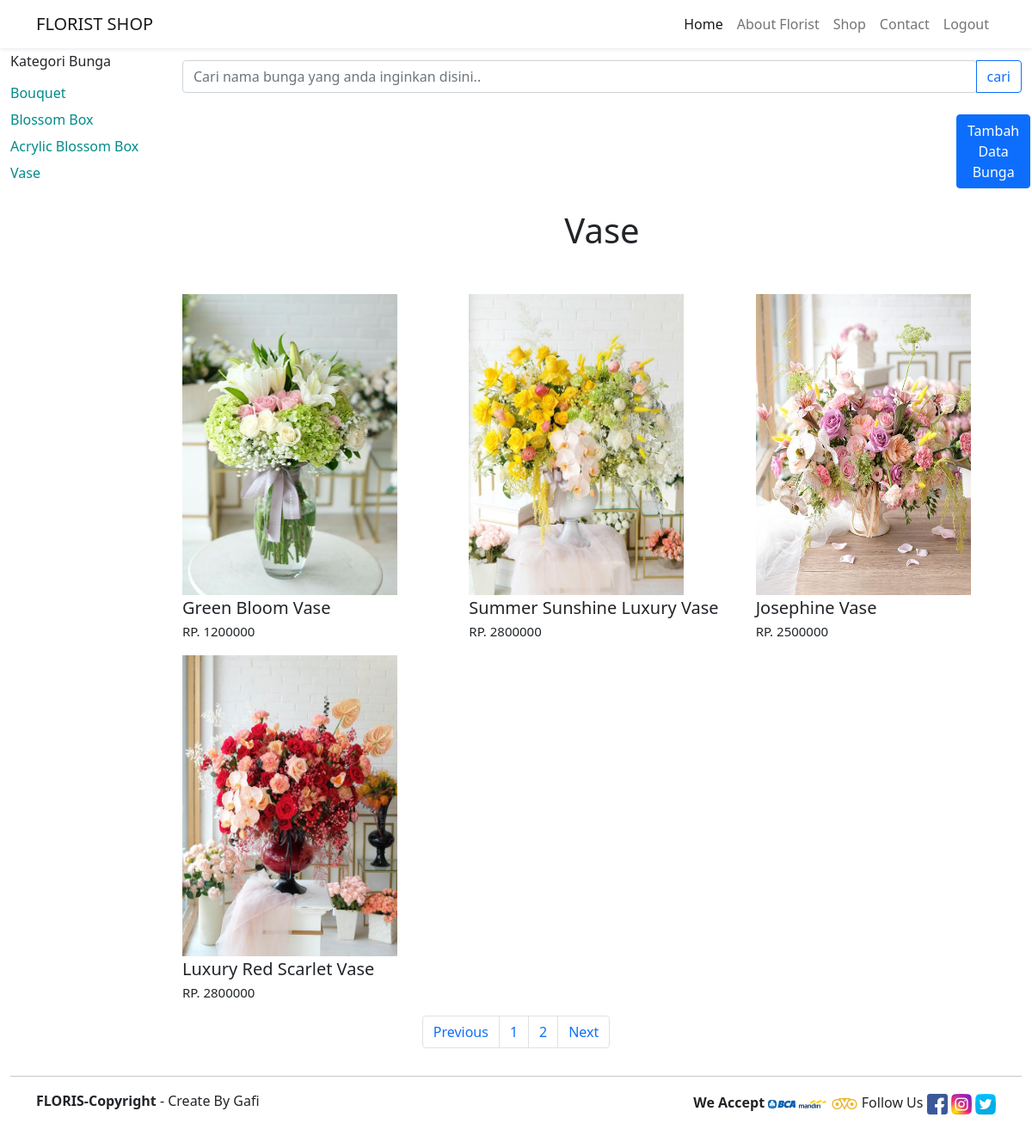
The app's page /vase_admin.php with its own data.
### tables this page shows
CREATE TABLE `prodak_bunga` (
  `id_bunga` varchar(20) NOT NULL,
  `id_kategori` varchar(20) NOT NULL,
  `nama_bunga` varchar(255) NOT NULL,
  `harga` int(11) NOT NULL,
  `stok` int(11) NOT NULL,
  `gb_bunga` varchar(200) DEFAULT NULL,
  `created_at` datetime NOT NULL
);

### vase_admin.php (the view, shortened to what this page needs)
<?php include 'koneksi.php'; ?>
<!doctype html>
<html lang="en">
<head>
  <link href="https://cdn.jsdelivr.net/npm/bootstrap@5.1.3/dist/css/bootstrap.min.css" rel="stylesheet">
  <link rel="stylesheet" type="text/css" href="cssshop/kategoricss.css">
</head>
<body id="home">
  <nav class="navbar navbar-expand-lg navbar-light bg-white shadow-sm fixed-top">
    <div class="container">
      <a class="navbar-brand" href="#">FLORIST SHOP </a>
      <div class="collapse navbar-collapse" id="navbarNav">
        <ul class="navbar-nav ms-auto">
          <li class="nav-item">
            <a class="nav-link active" aria-current="page" href="index.php">Home</a>
          </li>
          <li class="nav-item">
            <a class="nav-link" href="#About">About Florist</a>
          </li>
          <li class="nav-item">
            <a class="nav-link" href="bouquet_admin.php">Shop</a>
          </li>
          <li class="nav-item">
            <a class="nav-link" href="#Contact">Contact</a>
          </li>
          <li class="nav-item">
            <a class="nav-link" href="logout.php">Logout</a>
          </li>
        </ul>
      </div>
    </div>
  </nav>
    <div class="pembungkus">
        <div class="container-xxl">
            <div class="row">
                    <div class="col-sm-2">
                    <h6>Kategori Bunga</h6>
                    <ul class="list-group">
                    <li class="list-group-item"><a href="bouquet_admin.php">Bouquet</a></li>
                        <li class="list-group-item"><a href="box_admin.php">Blossom Box</a></li>
                        <li class="list-group-item"><a href="acrylicbox_admin.php">Acrylic Blossom Box</a></li>
                        <li class="list-group-item"><a href="vase_admin.php">Vase</a></li>
                    </ul>
                    </div>
                    <div class="col-sm-10 ">
                    <div class="searchbox">
                          <form action="vase.php" method="get">
                          <div class="input-group">
                          <input type="text" name="cari" class="form-control rounded" placeholder="Cari nama bunga yang anda inginkan disini.." aria-label="Search"
                          aria-describedby="search-addon" />
                          <input type="submit" class="btn btn-outline-primary" value="cari" />
                          </form>
                    </div>
                    <div class="tambahdata" style="margin-top:25px;margin-left:900px;">
                    <a class="btn btn-primary" href="tambah_buket.php" role="button" style="">Tambah Data Bunga</a>
                    </div>
                      <div class="headkategori text-center">
                        <h1>Vase</h1>
                      </div>
                      <div class="row">
                        <?php
                          $batas = 12;
                          $halaman = isset($_GET['halaman'])?(int)$_GET['halaman'] : 1;
                          $halaman_awal = ($halaman>1) ? ($halaman * $batas) - $batas : 0;
                          $previous = $halaman - 1;
                          $next = $halaman + 1;
                          $data = mysqli_query($koneksi,"select * from prodak_bunga");
                          $jumlah_data = mysqli_num_rows($data);
                          $total_halaman = ceil($jumlah_data / $batas);
                          if(isset($_GET['cari'])){
                            $cari = $_GET['cari'];
                            $data_bunga = mysqli_query($koneksi,"select * from prodak_bunga where id_kategori = 'K-002' && nama_bunga like '%".$cari."%' limit $halaman_awal, $batas");}
                            else{
                          $data_bunga = mysqli_query($koneksi,"select * from prodak_bunga where id_kategori = 'K-002' limit $halaman_awal, $batas");}
                          while($d = mysqli_fetch_array($data_bunga)){
				                	?>
                            <div class="col-sm">
                            <a href='detail_vase.php?id_bunga=<?= $d['id_bunga']; ?>'><?="<img src='img/prodak/vase/".$d['gb_bunga']."'style='width:250px; height:350px;'>"?></a>
                                <p class="bunga"><?php echo $d['nama_bunga']?></p>
                                <p class="hargabunga">RP. <?php echo $d['harga']?></p>
                           </div>
                           <?php
                            }
                            ?>
                      </div>
            </div>
        </div>
            <nav>
              <ul class="pagination justify-content-center">
                <li class="page-item">
                  <a class="page-link" <?php if($halaman > 1){ echo "href='?halaman=$previous'"; } ?>>Previous</a>
                </li>
                <?php
                for($x=1;$x<=$total_halaman;$x++){
                  ?>
                  <li class="page-item"><a class="page-link" href="?halaman=<?php echo $x ?>"><?php echo $x; ?></a></li>
                  <?php
                }
                ?>
                <li class="page-item">
                  <a  class="page-link" <?php if($halaman < $total_halaman) { echo "href='?halaman=$next'"; } ?>>Next</a>
                </li>
              </ul>
            </nav>
    </div>
  <hr class="footer">
  <div class="container">
    <div class="row footer-body">
      <div class="col-md-6">
        <div class="copyright">
          <strong>FLORIS-Copyright</strong> <i class="far fa-copyright"></i>- Create By Gafi</p>
        </div>
      </div>
      <div class="col-md-6 d-flex justify-content-end">
        <div class="icon-contact">
          <strong><label class="font-weight-bold">We Accept </label></strong>
          <a href="#"><img src="img/icon/bca.png" class="" data-toggle="tooltip" title="bca"></a>
          <a href="#"><img src="img/icon/mandiri.png" class="" data-toggle="tooltip" title="MandiriBank"></a>
          <a href="#"><img src="img/icon/ovo.png" class="" data-toggle="tooltip" title="ovopayment"></a>
          <label class="font-weight-bold">Follow Us </label>
          <a href="#"><img src="img/icon/fb.png" class="" data-toggle="tooltip" title="Facebook"></a>
          <a href="#"><img src="img/icon/ig.png" class="" data-toggle="tooltip" title="Instagram"></a>
          <a href="#"><img src="img/icon/twitter.png" class="" data-toggle="tooltip" title="Twitter"></a>
        </div>
      </div>
    </div>
  </div>
</body>
</html>

### cssshop/kategoricss.css (style rules this page uses)
* { margin: 0; padding: 0; }
.pembungkus { margin-top: 50px; }
.list-group-item { border: none; padding:0; margin-top:7px; }
.col-sm-2 { margin-top: 12px; }
.col-sm img { width:250px; height: 350px; }
.col-sm-10 { margin-top: 20px; }
.list-group-item a { text-decoration: none; color: darkcyan; }
.bunga { font-size: 20px; }
.hargabunga { font-size: 15px; margin-top: -15px; }

### vase_admin.php (style rules this page uses)
body { min-height: 2000px; background-color: white; }
.headkategori { margin-top: 25px; margin-bottom: 50px; }

### records on screen
prodak_bunga: gb_bunga (picture), nama_bunga "Green Bloom Vase", harga "1200000"
prodak_bunga: gb_bunga (picture), nama_bunga "Summer Sunshine Luxury Vase", harga "2800000"
prodak_bunga: gb_bunga (picture), nama_bunga "Josephine Vase", harga "2500000"
prodak_bunga: gb_bunga (picture), nama_bunga "Luxury Red Scarlet Vase", harga "2800000"
